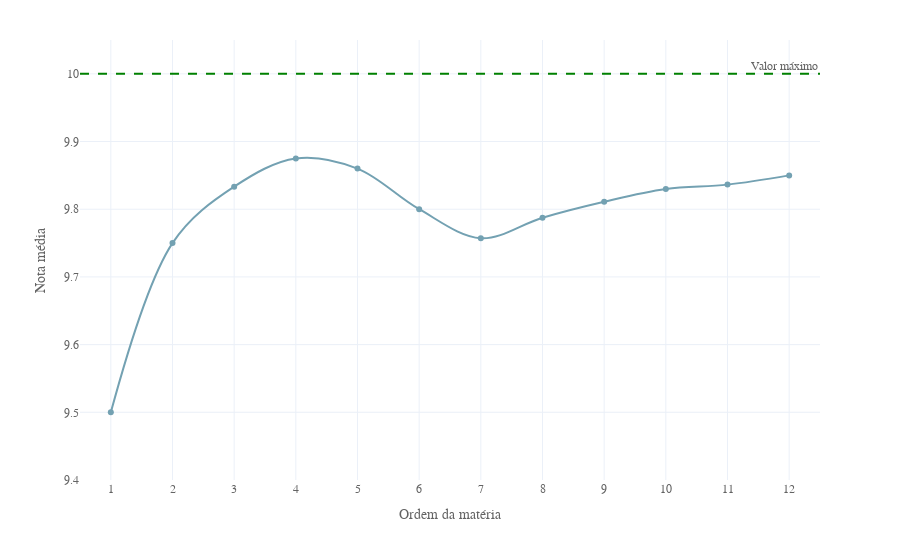

The notebook cell saved with this chart:
### Markdown cell above
Para este caso, podemos usar uma representação semelhante aquela utilizada para a evolução temporal do CR da graduação:

### Code cell
fig_ufpe_mean_grade_evo = go.Figure()
fig_ufpe_mean_grade_evo.add_trace(go.Scatter(x=mean_grade_evo['Ordem'], y=mean_grade_evo['Resultado'], name='Meus conceitos', 
                                        line_shape='spline', marker_color=BLUE))
fig_ufpe_mean_grade_evo.add_hline(y=10, line_color='green', line_dash='dash', annotation_text='Valor máximo')
fig_ufpe_mean_grade_evo.add_hline(y=0, line_color='red', line_dash='dash', annotation_text='Valor mínimo')
# fig_ufpe_mean_grade_evo.update_layout({'title': 'Evolução temporal da nota média', 'yaxis_range': [9.4, 10.05], # 'yaxis_range': [-0.25, 10.25], 
#                                        'xaxis_range': [0.5, 12.5], 'xaxis_dtick': 1,
#                                        'yaxis_title': 'Nota média', 'xaxis_title': 'Ordem da matéria'})
fig_ufpe_mean_grade_evo.update_layout({'margin_t': 40, 'yaxis_range': [9.4, 10.05], # 'yaxis_range': [-0.25, 10.25], 
                                       'xaxis_range': [0.5, 12.5], 'xaxis_dtick': 1,
                                       'yaxis_title': 'Nota média', 'xaxis_title': 'Ordem da matéria'})
fig_ufpe_mean_grade_evo.write_html('../assets/graphs/ufpe_mean_grade_evos.html')
fig_ufpe_mean_grade_evo.show()

### Figure 1 — Plotly figure (JSON) as saved in the notebook; plotly's stock layout.template omitted (floating-point values rounded to 4 significant figures)
{"data": [{"line": {"shape": "spline"}, "marker": {"color": "#73A1B2"}, "name": "Meus conceitos", "type": "scatter", "x": [1, 2, 3, 4, 5, 6, 7, 8, 9, 10, 11, 12], "y": [9.5, 9.75, 9.833, 9.875, 9.86, 9.8, 9.757, 9.787, 9.811, 9.83, 9.836, 9.85]}], "layout": {"annotations": [{"showarrow": false, "text": "Valor máximo", "x": 1, "xanchor": "right", "xref": "x domain", "y": 10, "yanchor": "bottom", "yref": "y"}, {"showarrow": false, "text": "Valor mínimo", "x": 1, "xanchor": "right", "xref": "x domain", "y": 0, "yanchor": "bottom", "yref": "y"}], "margin": {"t": 40}, "shapes": [{"line": {"color": "green", "dash": "dash"}, "type": "line", "x0": 0, "x1": 1, "xref": "x domain", "y0": 10, "y1": 10, "yref": "y"}, {"line": {"color": "red", "dash": "dash"}, "type": "line", "x0": 0, "x1": 1, "xref": "x domain", "y0": 0, "y1": 0, "yref": "y"}], "xaxis": {"dtick": 1, "range": [0.5, 12.5], "title": {"text": "Ordem da matéria"}}, "yaxis": {"range": [9.4, 10.05], "title": {"text": "Nota média"}}}}
